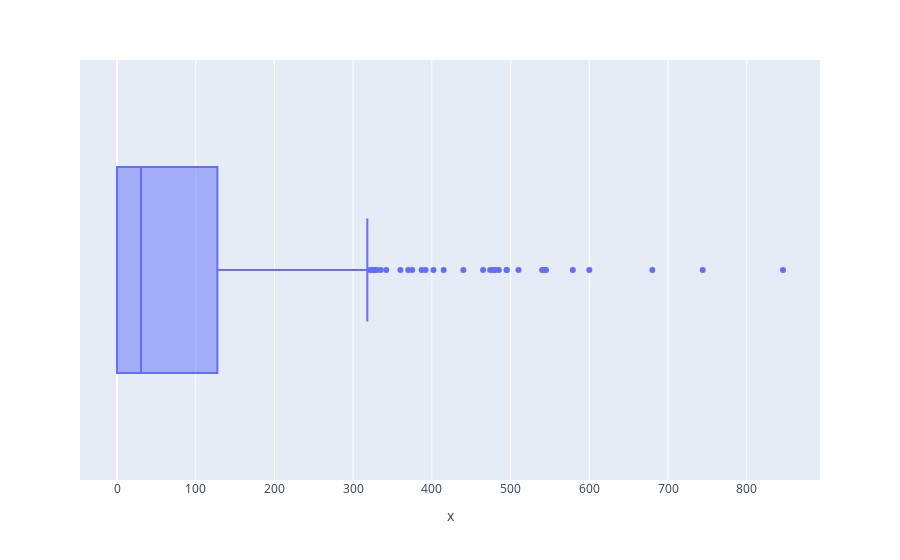

The cell this chart's notebook holds for it:
### Code cell
fig = px.box([], df['test'])
fig.show()
export_fig_as_png(fig, "fig1")

### Figure 1 — Plotly figure (JSON) as saved in the notebook; plotly's stock layout.template omitted (floating-point values rounded to 4 significant figures; data arrays with more than 128 entries replaced by an {"elided": "..."} marker saying what was removed)
{"data": [{"alignmentgroup": "True", "hovertemplate": "x=%{x}<extra></extra>", "legendgroup": "", "marker": {"color": "#636efa"}, "name": "", "notched": false, "offsetgroup": "", "orientation": "h", "showlegend": false, "type": "box", "x": {"elided": "768 int values"}, "x0": " ", "xaxis": "x", "y0": " ", "yaxis": "y"}], "layout": {"autosize": true, "boxmode": "group", "legend": {"tracegroupgap": 0}, "margin": {"t": 60}, "xaxis": {"anchor": "y", "autorange": true, "domain": [0, 1], "range": [-47, 893], "title": {"text": "x"}, "type": "linear"}, "yaxis": {"anchor": "x", "autorange": true, "domain": [0, 1], "range": [-0.5, 0.5], "type": "category"}}}
